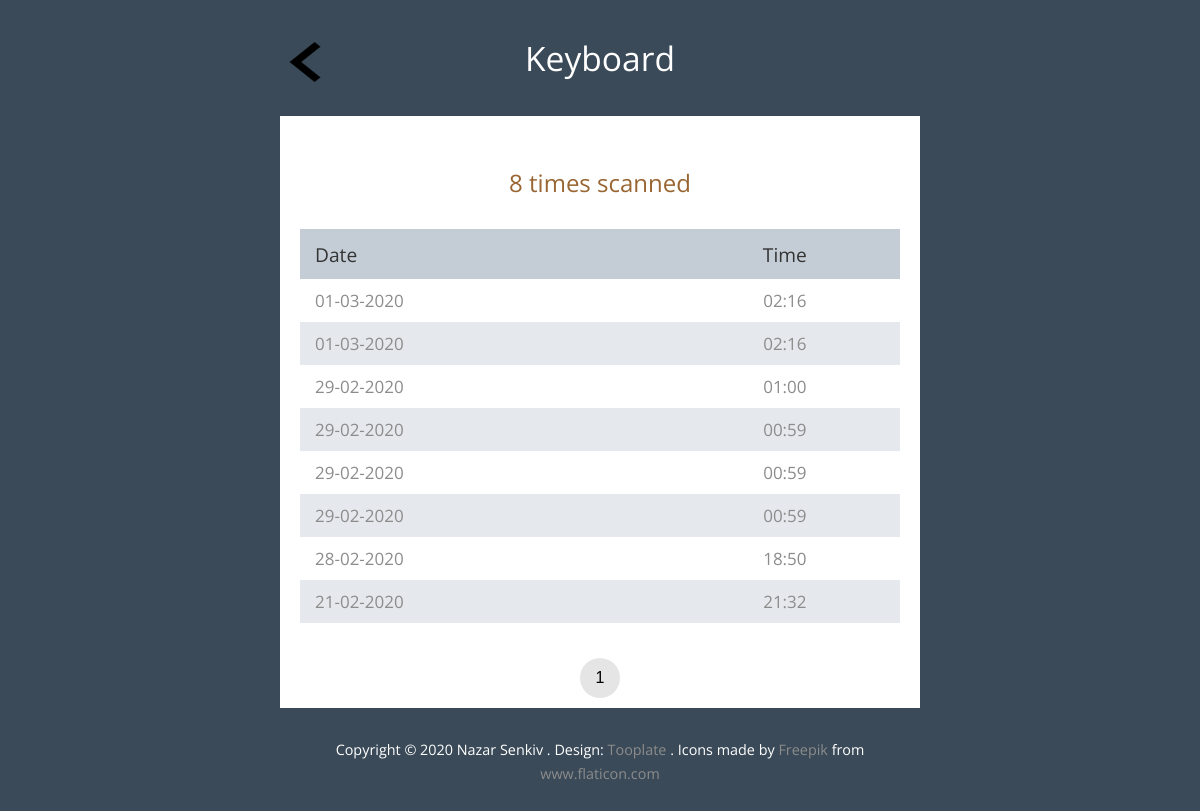
/student/5/, run on an earlier commit of the app's database.
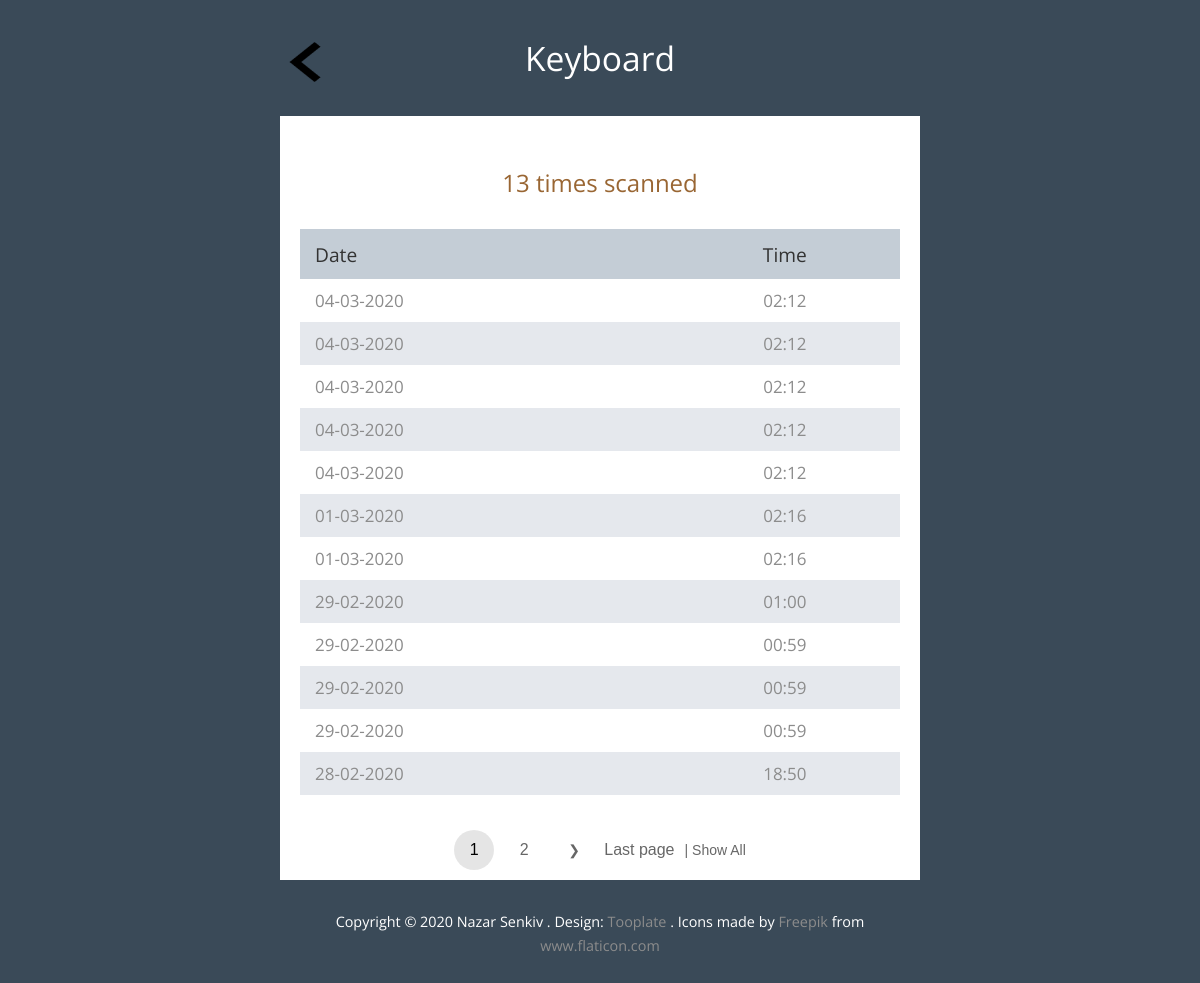
And on a later commit of the database.
### app/models.py (models this page shows, shortened)
class Student(models.Model):
    name = models.CharField(verbose_name='ім\'я', max_length=250)
    group = models.ForeignKey(Group, verbose_name='група', on_delete=models.CASCADE)
    number_scan = models.IntegerField(verbose_name='кількість сканувань', null=True, blank=True)
    def __str__(self):
        return self.name
    class Meta:
        ordering = ('-name',)
        verbose_name = 'Студент'
        verbose_name_plural = 'Студенти'

class TagReader(models.Model):
    student = models.ForeignKey(Student, verbose_name='Студент',related_name = 'tags',  on_delete= models.CASCADE)
    tag = models.CharField(verbose_name='Мітка', max_length=120)
    scanned = models.DateTimeField(verbose_name='Проскановано', auto_now_add=True)
    class Meta:
        ordering = ('-scanned',)
        verbose_name = 'Мітка відсканована'
        verbose_name_plural = 'Відскановані мітки'

### app/views.py (the view)
# urls.py: path('student/<pk>/', student_detail, name='student_detail' ),
def student_detail(request, pk, ):
    scans_object = TagReader.objects.filter(student=pk)
    if not scans_object.exists():
        name = Student.objects.get(pk=pk)
    else:
        name = scans_object.first().student
    show_all = request.GET.get('show_all')
    if show_all != "1":
        paginator = Paginator(scans_object, 12)
    else:
        paginator = Paginator(scans_object, scans_object.count())
    page = request.GET.get('page')
    try:
        scans = paginator.page(page)
    except PageNotAnInteger:
        scans = paginator.page(1)
    except EmptyPage:
        scans = paginator.page(paginator.num_pages)
    context = {'scans': scans,
               'name': name,
               'page': page,
               'show_all': show_all,
               }
    return render(request, 'student.html', context)

### templates/student.html (shortened to what this page needs)
{% extends 'base.html' %}
{% block content %}
    <div class="tm-text-white tm-page-header-container">
        <div id="tm-intro-img">
            <a href="{% url 'index' %}">
                <img class="back-arrow" src="/media/arrow.png" alt="">
            </a>
        </div>
        <h1 class="tm-page-header">{{ name }}</h1>
    </div>
    <div class="tm-main-content">
        <section class="tm-section">
            <h2 class="tm-section-header ">{{ name.number_scan }} times scanned</h2>
            <div class="tm-responsive-table">
                <table>
                    <tr class="tm-tr-header">
                        <th class="tm-text-left">Date</th>
                        <th>Time</th>
                    </tr>
                    {% for scan in scans %}
                        <tr>
                            <td class="tm-text-left">{{ scan.scanned|date:"d-m-Y " }}</td>
                            <td>{{ scan.scanned|date:"H:i" }}</td>
                        </tr>
                    {% endfor %}
                </table>
            </div>
        </section>
    </div>
    {% include "pagination2.html" with page=scans %}
{% endblock %}

What changed in the data, as far as the page shows it:
no longer on this page (row unchanged): TagReader: scanned "21-02-2020", scanned "21:32"
changed Student "Keyboard": number_scan "8" → "13"
added TagReader: scanned "04-03-2020", scanned "02:12"
added TagReader: scanned "04-03-2020", scanned "02:12"
added TagReader: scanned "04-03-2020", scanned "02:12"
added TagReader: scanned "04-03-2020", scanned "02:12"
added TagReader: scanned "04-03-2020", scanned "02:12"
Also different on the page:
{{ page.next_page_number }}: (not shown) → "2"
text now shown: "❯ Last page | Show All"
